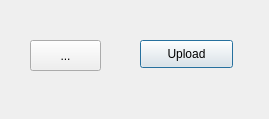
<?xml version="1.0" encoding="UTF-8"?>
<ui version="4.0">
 <class>QredisDialogBase</class>
 <widget class="QDialog" name="QredisDialogBase">
  <property name="geometry">
   <rect>
    <x>0</x>
    <y>0</y>
    <width>269</width>
    <height>119</height>
   </rect>
  </property>
  <property name="windowTitle">
   <string>Qredis</string>
  </property>
  <widget class="QToolButton" name="toolButton">
   <property name="geometry">
    <rect>
     <x>30</x>
     <y>40</y>
     <width>71</width>
     <height>31</height>
    </rect>
   </property>
   <property name="text">
    <string>...</string>
   </property>
  </widget>
  <widget class="QPushButton" name="pushButton">
   <property name="geometry">
    <rect>
     <x>140</x>
     <y>40</y>
     <width>93</width>
     <height>28</height>
    </rect>
   </property>
   <property name="text">
    <string>Upload</string>
   </property>
  </widget>
 </widget>
 <resources/>
 <connections/>
</ui>
